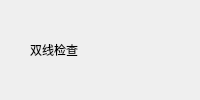
    <widget class="QWidget" name="widget_title1" native="true">
     <property name="sizePolicy">
      <sizepolicy hsizetype="Preferred" vsizetype="Fixed">
       <horstretch>0</horstretch>
       <verstretch>0</verstretch>
      </sizepolicy>
     </property>
     <property name="minimumSize">
      <size>
       <width>100</width>
       <height>33</height>
      </size>
     </property>
     <layout class="QHBoxLayout" name="horizontalLayout_11">
      <property name="spacing">
       <number>0</number>
      </property>
      <property name="leftMargin">
       <number>0</number>
      </property>
      <property name="topMargin">
       <number>0</number>
      </property>
      <property name="rightMargin">
       <number>0</number>
      </property>
      <property name="bottomMargin">
       <number>0</number>
      </property>
      <item>
       <widget class="QLabel" name="lab_Ico">
        <property name="sizePolicy">
         <sizepolicy hsizetype="Minimum" vsizetype="Preferred">
          <horstretch>0</horstretch>
          <verstretch>0</verstretch>
         </sizepolicy>
        </property>
        <property name="minimumSize">
         <size>
          <width>30</width>
          <height>0</height>
         </size>
        </property>
        <property name="text">
         <string/>
        </property>
        <property name="alignment">
         <set>Qt::AlignCenter</set>
        </property>
       </widget>
      </item>
      <item>
       <widget class="QLabel" name="lab_Title">
        <property name="sizePolicy">
         <sizepolicy hsizetype="Expanding" vsizetype="Preferred">
          <horstretch>0</horstretch>
          <verstretch>0</verstretch>
         </sizepolicy>
        </property>
        <property name="styleSheet">
         <string notr="true">font: 10pt &quot;微软雅黑&quot;;</string>
        </property>
        <property name="text">
         <string>双线检查</string>
        </property>
        <property name="alignment">
         <set>Qt::AlignLeading|Qt::AlignLeft|Qt::AlignVCenter</set>
        </property>
       </widget>
      </item>
      <item>
       <widget class="QWidget" name="widget_menu" native="true">
        <property name="sizePolicy">
         <sizepolicy hsizetype="Minimum" vsizetype="Preferred">
          <horstretch>0</horstretch>
          <verstretch>0</verstretch>
         </sizepolicy>
        </property>
        <layout class="QHBoxLayout" name="horizontalLayout_12">
         <property name="spacing">
          <number>0</number>
         </property>
         <property name="leftMargin">
          <number>0</number>
         </property>
         <property name="topMargin">
          <number>0</number>
         </property>
         <property name="rightMargin">
          <number>0</number>
         </property>
         <property name="bottomMargin">
          <number>0</number>
         </property>
         <item>
          <widget class="QPushButton" name="btnMenu_Close">
           <property name="sizePolicy">
            <sizepolicy hsizetype="Minimum" vsizetype="Expanding">
             <horstretch>0</horstretch>
             <verstretch>0</verstretch>
            </sizepolicy>
           </property>
           <property name="minimumSize">
            <size>
             <width>40</width>
             <height>0</height>
            </size>
           </property>
           <property name="cursor">
            <cursorShape>ArrowCursor</cursorShape>
           </property>
           <property name="focusPolicy">
            <enum>Qt::NoFocus</enum>
           </property>
           <property name="toolTip">
            <string>关闭</string>
           </property>
           <property name="text">
            <string/>
           </property>
           <property name="flat">
            <bool>true</bool>
           </property>
          </widget>
         </item>
        </layout>
       </widget>
      </item>
     </layout>
    </widget>
